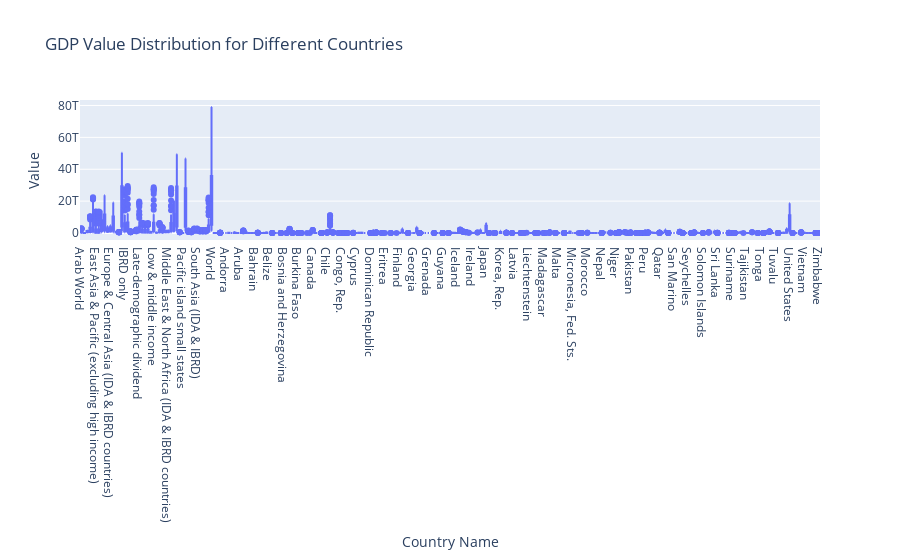

Source (notebook cell):
### Code cell
fig5 = px.box(df, x='Country Name', y='Value', title='GDP Value Distribution for Different Countries')
fig5.show()

### Figure 1 — Plotly figure (JSON) as saved in the notebook; plotly's stock layout.template omitted (floating-point values rounded to 4 significant figures; data arrays with more than 128 entries replaced by an {"elided": "..."} marker saying what was removed)
{"data": [{"alignmentgroup": "True", "hovertemplate": "Country Name=%{x}<br>Value=%{y}<extra></extra>", "legendgroup": "", "marker": {"color": "#636efa"}, "name": "", "notched": false, "offsetgroup": "", "orientation": "v", "showlegend": false, "type": "box", "x": {"elided": "11507 str values"}, "x0": " ", "xaxis": "x", "y": {"elided": "11507 float values"}, "y0": " ", "yaxis": "y"}], "layout": {"autosize": true, "boxmode": "group", "legend": {"tracegroupgap": 0}, "title": {"text": "GDP Value Distribution for Different Countries"}, "xaxis": {"anchor": "y", "autorange": true, "domain": [0, 1], "range": [-0.5, 255.5], "title": {"text": "Country Name"}, "type": "category"}, "yaxis": {"anchor": "x", "autorange": true, "domain": [0, 1], "range": [-4392000000000.0, 83440000000000.0], "title": {"text": "Value"}, "type": "linear"}}}
